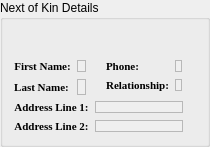
       <widget class="QGroupBox" name="groupBox_4">
        <property name="sizePolicy">
         <sizepolicy hsizetype="Preferred" vsizetype="Fixed">
          <horstretch>0</horstretch>
          <verstretch>0</verstretch>
         </sizepolicy>
        </property>
        <property name="title">
         <string>Next of Kin Details</string>
        </property>
        <layout class="QGridLayout" name="gridLayout_2">
         <property name="topMargin">
          <number>27</number>
         </property>
         <item row="0" column="0">
          <layout class="QFormLayout" name="formLayout">
           <property name="topMargin">
            <number>13</number>
           </property>
           <property name="rightMargin">
            <number>14</number>
           </property>
           <item row="0" column="0">
            <widget class="QLabel" name="label_17">
             <property name="font">
              <font>
               <family>Georgia</family>
               <pointsize>8</pointsize>
               <weight>75</weight>
               <bold>true</bold>
              </font>
             </property>
             <property name="text">
              <string>First Name:</string>
             </property>
             <property name="alignment">
              <set>Qt::AlignCenter</set>
             </property>
             <property name="margin">
              <number>10</number>
             </property>
            </widget>
           </item>
           <item row="0" column="1">
            <widget class="QLabel" name="kFname">
             <property name="sizePolicy">
              <sizepolicy hsizetype="Preferred" vsizetype="Fixed">
               <horstretch>0</horstretch>
               <verstretch>0</verstretch>
              </sizepolicy>
             </property>
             <property name="font">
              <font>
               <family>Georgia</family>
               <pointsize>7</pointsize>
              </font>
             </property>
             <property name="autoFillBackground">
              <bool>true</bool>
             </property>
             <property name="frameShape">
              <enum>QFrame::StyledPanel</enum>
             </property>
             <property name="text">
              <string/>
             </property>
             <property name="margin">
              <number>2</number>
             </property>
            </widget>
           </item>
           <item row="1" column="1">
            <widget class="QLabel" name="klname">
             <property name="sizePolicy">
              <sizepolicy hsizetype="Preferred" vsizetype="Fixed">
               <horstretch>0</horstretch>
               <verstretch>0</verstretch>
              </sizepolicy>
             </property>
             <property name="autoFillBackground">
              <bool>true</bool>
             </property>
             <property name="frameShape">
              <enum>QFrame::StyledPanel</enum>
             </property>
             <property name="text">
              <string/>
             </property>
             <property name="margin">
              <number>2</number>
             </property>
            </widget>
           </item>
           <item row="1" column="0">
            <widget class="QLabel" name="label_9">
             <property name="font">
              <font>
               <family>Georgia</family>
               <pointsize>8</pointsize>
               <weight>75</weight>
               <bold>true</bold>
              </font>
             </property>
             <property name="text">
              <string>Last Name:</string>
             </property>
             <property name="alignment">
              <set>Qt::AlignCenter</set>
             </property>
             <property name="margin">
              <number>10</number>
             </property>
            </widget>
           </item>
          </layout>
         </item>
         <item row="0" column="1">
          <layout class="QFormLayout" name="formLayout_7">
           <property name="rowWrapPolicy">
            <enum>QFormLayout::WrapLongRows</enum>
           </property>
           <property name="topMargin">
            <number>13</number>
           </property>
           <property name="rightMargin">
            <number>14</number>
           </property>
           <item row="0" column="1">
            <widget class="QLabel" name="kphone">
             <property name="sizePolicy">
              <sizepolicy hsizetype="Preferred" vsizetype="Fixed">
               <horstretch>0</horstretch>
               <verstretch>0</verstretch>
              </sizepolicy>
             </property>
             <property name="font">
              <font>
               <family>Georgia</family>
               <pointsize>7</pointsize>
              </font>
             </property>
             <property name="autoFillBackground">
              <bool>true</bool>
             </property>
             <property name="frameShape">
              <enum>QFrame::StyledPanel</enum>
             </property>
             <property name="text">
              <string/>
             </property>
             <property name="margin">
              <number>2</number>
             </property>
            </widget>
           </item>
           <item row="0" column="0">
            <widget class="QLabel" name="label_18">
             <property name="sizePolicy">
              <sizepolicy hsizetype="Preferred" vsizetype="Preferred">
               <horstretch>0</horstretch>
               <verstretch>0</verstretch>
              </sizepolicy>
             </property>
             <property name="font">
              <font>
               <family>Georgia</family>
               <pointsize>8</pointsize>
               <weight>75</weight>
               <bold>true</bold>
              </font>
             </property>
             <property name="text">
              <string>Phone:</string>
             </property>
             <property name="alignment">
              <set>Qt::AlignCenter</set>
             </property>
             <property name="margin">
              <number>10</number>
             </property>
            </widget>
           </item>
           <item row="1" column="0">
            <widget class="QLabel" name="label_26">
             <property name="sizePolicy">
              <sizepolicy hsizetype="Preferred" vsizetype="Preferred">
               <horstretch>0</horstretch>
               <verstretch>0</verstretch>
              </sizepolicy>
             </property>
             <property name="font">
              <font>
               <family>Georgia</family>
               <pointsize>8</pointsize>
               <weight>75</weight>
               <bold>true</bold>
              </font>
             </property>
             <property name="text">
              <string>Relationship:</string>
             </property>
             <property name="alignment">
              <set>Qt::AlignCenter</set>
             </property>
             <property name="margin">
              <number>10</number>
             </property>
            </widget>
           </item>
           <item row="1" column="1">
            <widget class="QLabel" name="krelationship">
             <property name="sizePolicy">
              <sizepolicy hsizetype="Preferred" vsizetype="Fixed">
               <horstretch>0</horstretch>
               <verstretch>0</verstretch>
              </sizepolicy>
             </property>
             <property name="font">
              <font>
               <family>Georgia</family>
               <pointsize>7</pointsize>
              </font>
             </property>
             <property name="autoFillBackground">
              <bool>true</bool>
             </property>
             <property name="frameShape">
              <enum>QFrame::StyledPanel</enum>
             </property>
             <property name="text">
              <string/>
             </property>
             <property name="margin">
              <number>2</number>
             </property>
            </widget>
           </item>
          </layout>
         </item>
         <item row="1" column="0" colspan="2">
          <layout class="QVBoxLayout" name="verticalLayout_2">
           <item>
            <layout class="QHBoxLayout" name="horizontalLayout_6">
             <property name="rightMargin">
              <number>13</number>
             </property>
             <item>
              <widget class="QLabel" name="label_28">
               <property name="sizePolicy">
                <sizepolicy hsizetype="Fixed" vsizetype="Preferred">
                 <horstretch>0</horstretch>
                 <verstretch>0</verstretch>
                </sizepolicy>
               </property>
               <property name="font">
                <font>
                 <family>Georgia</family>
                 <pointsize>8</pointsize>
                 <weight>75</weight>
                 <bold>true</bold>
                </font>
               </property>
               <property name="text">
                <string>Address Line 1:</string>
               </property>
               <property name="alignment">
                <set>Qt::AlignCenter</set>
               </property>
               <property name="margin">
                <number>10</number>
               </property>
              </widget>
             </item>
             <item>
              <widget class="QLabel" name="kaddressL1">
               <property name="sizePolicy">
                <sizepolicy hsizetype="Preferred" vsizetype="Fixed">
                 <horstretch>0</horstretch>
                 <verstretch>0</verstretch>
                </sizepolicy>
               </property>
               <property name="font">
                <font>
                 <family>Georgia</family>
                 <pointsize>7</pointsize>
                </font>
               </property>
               <property name="autoFillBackground">
                <bool>true</bool>
               </property>
               <property name="frameShape">
                <enum>QFrame::StyledPanel</enum>
               </property>
               <property name="text">
                <string/>
               </property>
               <property name="margin">
                <number>2</number>
               </property>
              </widget>
             </item>
            </layout>
           </item>
           <item>
            <layout class="QHBoxLayout" name="horizontalLayout_7">
             <property name="rightMargin">
              <number>13</number>
             </property>
             <item>
              <widget class="QLabel" name="label_6">
               <property name="sizePolicy">
                <sizepolicy hsizetype="Fixed" vsizetype="Preferred">
                 <horstretch>0</horstretch>
                 <verstretch>0</verstretch>
                </sizepolicy>
               </property>
               <property name="font">
                <font>
                 <family>Georgia</family>
                 <pointsize>8</pointsize>
                 <weight>75</weight>
                 <bold>true</bold>
                </font>
               </property>
               <property name="text">
                <string>Address Line 2:</string>
               </property>
               <property name="alignment">
                <set>Qt::AlignCenter</set>
               </property>
               <property name="margin">
                <number>10</number>
               </property>
              </widget>
             </item>
             <item>
              <widget class="QLabel" name="kaddressL2">
               <property name="sizePolicy">
                <sizepolicy hsizetype="Preferred" vsizetype="Fixed">
                 <horstretch>0</horstretch>
                 <verstretch>0</verstretch>
                </sizepolicy>
               </property>
               <property name="font">
                <font>
                 <family>Georgia</family>
                 <pointsize>7</pointsize>
                </font>
               </property>
               <property name="autoFillBackground">
                <bool>true</bool>
               </property>
               <property name="frameShape">
                <enum>QFrame::StyledPanel</enum>
               </property>
               <property name="text">
                <string/>
               </property>
               <property name="margin">
                <number>2</number>
               </property>
              </widget>
             </item>
            </layout>
           </item>
          </layout>
         </item>
        </layout>
       </widget>
